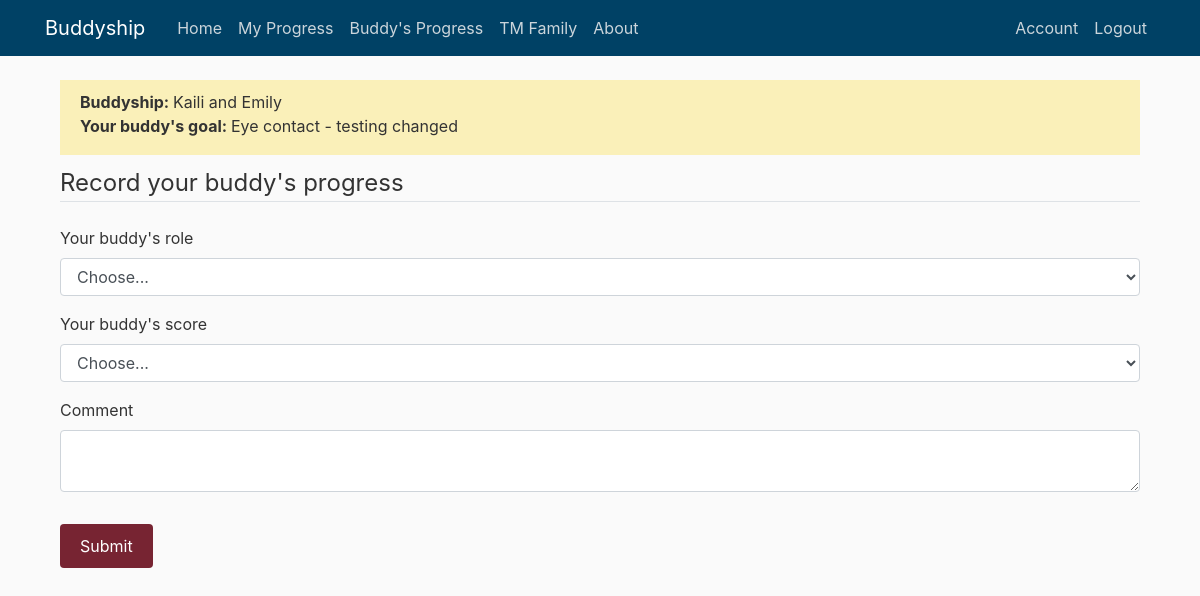
The app's page /home (signed in), older data.
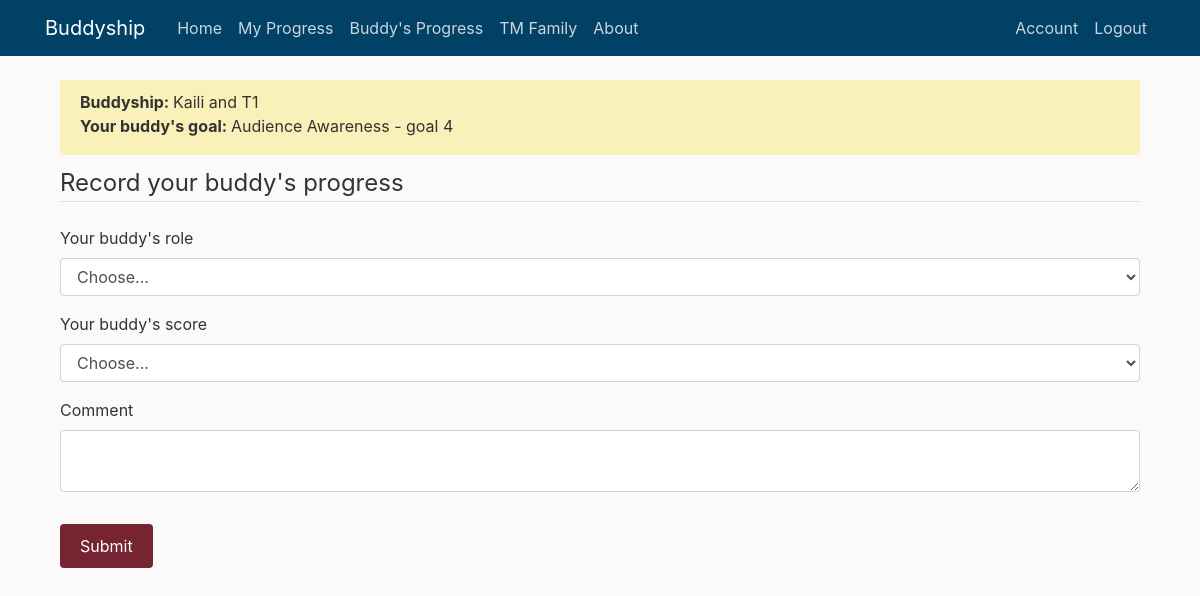
The same page, newer data.
### buddyship/models.py (models this page shows, shortened)
class User(db.Model, UserMixin):
    id = db.Column(db.Integer, primary_key=True)
    if_admin = db.Column(db.Boolean, nullable=False)
    active = db.Column(db.Boolean(), nullable=False)
    first_name = db.Column(db.String(20), unique=True, nullable=False)
    email = db.Column(db.String(120), unique=True, nullable=False)
    password = db.Column(db.String(60), nullable=False)
    current_buddy = db.Column(db.String(150))
    current_goal = db.Column(db.String(150))
    current_reward = db.Column(db.String(150))
    confirmed_at = db.Column(db.Date, nullable=False)
    buddies = db.relationship('Buddy', backref='owner', lazy=True)
    goals = db.relationship('Goal', backref='owner', lazy=True)
    record_progresses = db.relationship('Progress', backref='giver', lazy=True)

### buddyship/main/routes.py (the view)
@main.route("/", methods=['GET', 'POST'])
@main.route("/home", methods=['GET', 'POST'])
@login_required
def home():
    if current_user.current_buddy == None:
        flash('Please set up your buddy and your goal first. ', 'danger')
        return redirect(url_for('users.set_up'))
    else:
        set_buddy = Buddy.query.filter_by(
            user_id=current_user.id, end_date=None).first()
        if set_buddy:
            if set_buddy.buddy_name != current_user.current_buddy:
                set_buddy.buddy_name = current_user.current_buddy.lower().title()
                db.session.commit()
            else:
                pass
        else:
            add_buddy = Buddy(buddy_name=current_user.current_buddy.lower().title(),
                              user_id=current_user.id)
            db.session.add(add_buddy)
            db.session.commit()
        buddy_account = User.query.filter_by(
            first_name=current_user.current_buddy).first()
        if buddy_account == None:
            flash('Your buddy hasn\'t have an account yet', 'danger')
            return redirect(url_for('main.stop'))
        else:
            form = HomeForm()
            if buddy_account.current_goal == None:
                flash('Your buddy hasn\'t set their goal yet', 'danger')
                return redirect(url_for('main.stop'))
            elif buddy_account.current_buddy != current_user.first_name:
                flash('Your buddy hasn\'t updated their buddy yet', 'danger')
                return redirect(url_for('main.stop'))
            else:
                if form.validate_on_submit():
                    user_buddy = Buddy.query.filter_by(
                        buddy_name=current_user.current_buddy, user_id=current_user.id, end_date=None).first()
                    progress = Progress(buddy_role=form.buddy_role.data, buddy_score=form.buddy_score.data,
                                        buddy_comment=form.buddy_comment.data, buddy_goal=buddy_account.current_goal.split(
                                            ' - ')[0],
                                        user_id=current_user.id, buddy_id=user_buddy.id)
                    db.session.add(progress)
                    db.session.commit()
                    flash('Your buddy\'s progress is added!', 'success')
                    return redirect(url_for('progresses.buddy_progress'))
    return render_template("home.html", form=form, user=current_user, buddy_account=buddy_account)

### buddyship/models.py (called while the page is built)
@login_manager.user_loader
def load_user(user_id):
    return User.query.get(int(user_id))

### buddyship/templates/home.html (shortened to what this page needs)
{% extends "layout.html" %}
{% block content %}
<div class="content-section">
  <div class="subtitle-section">
    <p><b>Buddyship: </b>{{ user.first_name }} and {{ user.current_buddy }}<br />
      <b>Your buddy's goal: </b>{{ buddy_account.current_goal }}
    </p>
  </div>
  <form method="POST" action="" enctype="multipart/form-data">
    <fieldset class="form-group">
      <legend class="border-bottom mb-4">Record your buddy's progress</legend>
      <div class="form-group">
        {{ form.buddy_role.label(class="form-control-label") }}
        {% if form.buddy_role.errors %}
        <select class="form-control is-invalid" id="buddy_role" , name="buddy_role">
          {% for option in form.buddy_role %}
          {% if loop.first %}
          <option value="" disabled selected>Choose...</option>
          {% endif %}
          {% if loop.index == 3 %}
          <option value="" disabled>----------------------------</option>
          {% endif %}
          {{ option }}
          {% endfor %}
        </select>
        <div class="invalid-feedback">
          {% for error in form.buddy_role.errors %}
          <span>{{ error }}</span>
          {% endfor %}
        </div>
        {% else %}
        <select class="form-control" id="buddy_role" , name="buddy_role">
          {% for option in form.buddy_role %}
          {% if loop.first %}
          <option value="" disabled selected>Choose...</option>
          {% endif %}
          {% endfor %}
        </select>
        {% endif %}
      </div>
      <div class="form-group">
        {{ form.buddy_score.label(class="form-control-label") }}
        {% if form.buddy_score.errors %}
        <select class="form-control is-invalid" id="buddy_score" , name="buddy_score">
          {% for option in form.buddy_score %}
          {% if loop.first %}
          <option value="" disabled selected>Choose...</option>
          {% endif %}
          {{ option }}
          {% endfor %}
        </select>
        <div class="invalid-feedback">
          {% for error in form.buddy_score.errors %}
          <span>{{ error }}</span>
          {% endfor %}
        </div>
        {% else %}
        <select class="form-control" id="buddy_score" , name="buddy_score">
          {% for option in form.buddy_score %}
          {% if loop.first %}
          <option value="" disabled selected>Choose...</option>
          {% endif %}
          {% endfor %}
        </select>
        {% endif %}
      </div>
      <div class="form-group">
        {{ form.buddy_comment.label(class="form-control-label") }}
        {% if form.buddy_comment.errors %}
        {{ form.buddy_comment(class="form-control is-invalid") }}
        <div class="invalid-feedback">
          {% for error in form.buddy_comment.errors %}
          <span>{{ error }}</span>
          {% endfor %}
        </div>
        {% else %}
        {{ form.buddy_comment(class="form-control") }}
        {% endif %}
      </div>
    </fieldset>
    <div class="form-group">
      {{ form.submit(class="btn success") }}
    </div>
  </form>
</div>
{% endblock content %}

Row changes from the older to the newer data that the page shows:
no longer on this page (row edited): User: current_goal "Eye contact - testing changed"
changed User "Kaili": current_buddy "Emily" → "T1"
added User: current_goal "Audience Awareness - goal 4"
